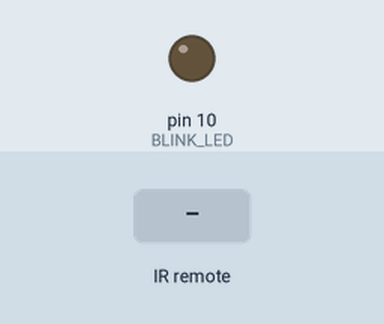
The sketch below on a simulated Arduino Uno, built with avr-gcc and run on an emulated ATmega328P. Shown: output pins drawn as LEDs (lit = HIGH). Inputs (shaded band) come from the test bench.

Above: at 1.2 s.
1.3 s: infrared code 0xFFA25D received
At 2.2 s:
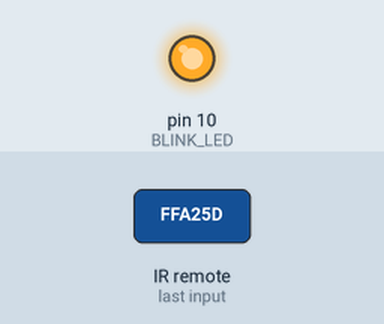
2.8 s: infrared code 0xFFA857 received
At 3.3 s:
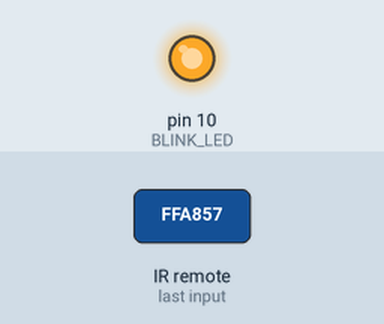
Timing chart, 0 to 5.8 s (numbered marks = the images above; inputs shaded):
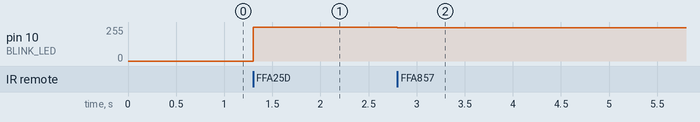

Measured:
- after the input at 1.3 s, pin 10 (BLINK_LED): 0/255 → 255/255 at once
- after the input at 2.8 s, pin 10 (BLINK_LED): 255/255 → 250/255 at once

The sketch:

4_remoteUpDown.ino
```cpp
#include "IRremote.h"

const int BLINK_LED = 10;   // Our LED is connected to pin 10
const int FADE_AMOUNT = 5;  // How quickly to fade the LED by
const int IR_RECEIVER = 11; // Our IR receiver will be connected to GPIO Pin 11

int brightness = 0; // Variable to hold the current brightness of the LED start it at 0 or completely off

IRrecv irReciever(IR_RECEIVER); // create instance of 'irrecv'
decode_results irResults;       // create instance of 'decode_results'

/**
 * The setup method gets called only once at the beginning of the application
 */
void setup() {
  pinMode(BLINK_LED, OUTPUT); // Before we can writ the LED we have to open this PIN for output
  irReciever.enableIRIn();    // Startup the IR Receiver
}

/**
 * Increases the brightness of the LED
 */
void increaseBrightness() {

  // Add the fade amount to the brightness to increase it
  brightness += FADE_AMOUNT;

  // The LED can only go up to 255 (the maximum value for an 8 bit register)
  if (brightness + FADE_AMOUNT > 255) {
    brightness = 255;
  }

  // Pulse the LED at the given brightness
  analogWrite(BLINK_LED, brightness);
}


/**
 * Increases the brightness of the LED
 */
void decreaseBrightness() {

  // Subtract the fade amount from the brightness to decrease it
  brightness -= FADE_AMOUNT;

  // The LED can only go down to 0
  if (brightness - FADE_AMOUNT < 0) {
    brightness = 0;
  }

  // Pulse the LED at the given brightness
  analogWrite(BLINK_LED, brightness);
}

/**
 * Turns the LED On or off
 * If it's on already it will turn it off..
 * If it's completely off it will turn it on at full brightness
 */
void toggleLED() {
  if (brightness > 0) {
    brightness = 0;
  }
  else {
    brightness = 255;
  }
  analogWrite(BLINK_LED, brightness);
}

/**
 * This function translates a code received from the remote to actual
 * application logic that we want to perform within our application.
 */
void translateIR() {
  switch(irResults.value) {
    case 0xFFA25D: // POWER
      toggleLED();
      break;
    case 0xFF629D:   // VOL+
      increaseBrightness();
      break;
    case 0xFFA857:   // VOL-
      decreaseBrightness();
      break;
    case 0xFFE21D:   // FUNC/STOP
    case 0xFF22DD:   // FAST BACK
    case 0xFF02FD:   // PAUSE
    case 0xFFC23D:   // FAST FORWARD
    case 0xFFE01F:   // DOWN
    case 0xFF906F:   // UP
    case 0xFF9867:   // EQ
    case 0xFFB04F:   // ST/REPT
    case 0xFF6897:   // 0
    case 0xFF30CF:   // 1
    case 0xFF18E7:   // 2
    case 0xFF7A85:   // 3
    case 0xFF10EF:   // 4
    case 0xFF38C7:   // 5
    case 0xFF5AA5:   // 6
    case 0xFF42BD:   // 7
    case 0xFF4AB5:   // 8
    case 0xFF52AD:   // 9
    case 0xFFFFFFFF: // REPEAT
    default:
      break;  // Do nothing
  }

  delay(100); // Pause for a little bit to "debounce" the remote button press
}


/**
 * The loop method gets called over and over again as long as the board has power
 */
void loop() {
  if (irReciever.decode(&irResults)) {
    translateIR();
    irReciever.resume();
  }
}
```
